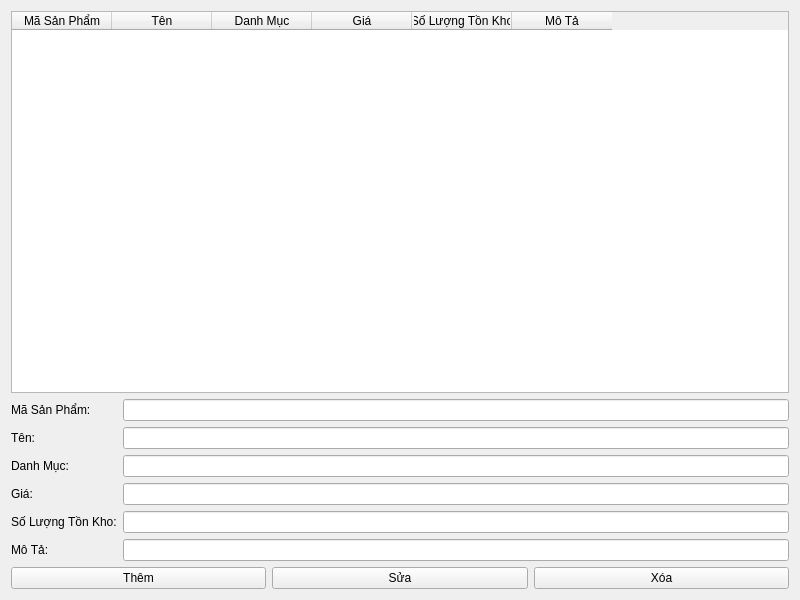
<?xml version="1.0" encoding="UTF-8"?>
<ui version="4.0">
 <class>ProductManagementApp</class>
 <widget class="QWidget" name="ProductManagementApp">
  <property name="geometry">
   <rect>
    <x>0</x>
    <y>0</y>
    <width>800</width>
    <height>600</height>
   </rect>
  </property>
  <property name="windowTitle">
   <string>Quản lý Sản phẩm</string>
  </property>
  <layout class="QVBoxLayout" name="verticalLayout">
   <item>
    <widget class="QTableWidget" name="tableWidget">
     <property name="columnCount">
      <number>6</number>
     </property>
     <column>
      <property name="text">
       <string>Mã Sản Phẩm</string>
      </property>
     </column>
     <column>
      <property name="text">
       <string>Tên</string>
      </property>
     </column>
     <column>
      <property name="text">
       <string>Danh Mục</string>
      </property>
     </column>
     <column>
      <property name="text">
       <string>Giá</string>
      </property>
     </column>
     <column>
      <property name="text">
       <string>Số Lượng Tồn Kho</string>
      </property>
     </column>
     <column>
      <property name="text">
       <string>Mô Tả</string>
      </property>
     </column>
    </widget>
   </item>
   <item>
    <layout class="QFormLayout" name="formLayout">
     <item row="0" column="0">
      <widget class="QLabel" name="label">
       <property name="text">
        <string>Mã Sản Phẩm:</string>
       </property>
      </widget>
     </item>
     <item row="0" column="1">
      <widget class="QLineEdit" name="ma_san_pham"/>
     </item>
     <item row="1" column="0">
      <widget class="QLabel" name="label_2">
       <property name="text">
        <string>Tên:</string>
       </property>
      </widget>
     </item>
     <item row="1" column="1">
      <widget class="QLineEdit" name="ten"/>
     </item>
     <item row="2" column="0">
      <widget class="QLabel" name="label_3">
       <property name="text">
        <string>Danh Mục:</string>
       </property>
      </widget>
     </item>
     <item row="2" column="1">
      <widget class="QLineEdit" name="danh_muc"/>
     </item>
     <item row="3" column="0">
      <widget class="QLabel" name="label_4">
       <property name="text">
        <string>Giá:</string>
       </property>
      </widget>
     </item>
     <item row="3" column="1">
      <widget class="QLineEdit" name="gia"/>
     </item>
     <item row="4" column="0">
      <widget class="QLabel" name="label_5">
       <property name="text">
        <string>Số Lượng Tồn Kho:</string>
       </property>
      </widget>
     </item>
     <item row="4" column="1">
      <widget class="QLineEdit" name="so_luong_ton_kho"/>
     </item>
     <item row="5" column="0">
      <widget class="QLabel" name="label_6">
       <property name="text">
        <string>Mô Tả:</string>
       </property>
      </widget>
     </item>
     <item row="5" column="1">
      <widget class="QLineEdit" name="mo_ta"/>
     </item>
    </layout>
   </item>
   <item>
    <layout class="QHBoxLayout" name="horizontalLayout">
     <item>
      <widget class="QPushButton" name="btn_add">
       <property name="text">
        <string>Thêm</string>
       </property>
      </widget>
     </item>
     <item>
      <widget class="QPushButton" name="btn_edit">
       <property name="text">
        <string>Sửa</string>
       </property>
      </widget>
     </item>
     <item>
      <widget class="QPushButton" name="btn_delete">
       <property name="text">
        <string>Xóa</string>
       </property>
      </widget>
     </item>
    </layout>
   </item>
  </layout>
 </widget>
 <resources/>
 <connections/>
</ui>
